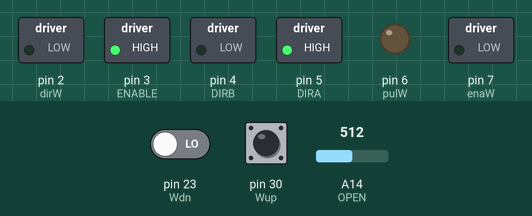
A sketch run on a simulated Arduino Mega 2560, built with avr-gcc and run on an emulated ATmega2560. On the bench: switched loads named in the sketch (green lamp = pin HIGH), output pins drawn as LEDs (lit = HIGH). The inputs (shaded band) are chosen by the test bench; at power-on: A14 (OPEN) = 512, pin 23 (Wdn) LOW, pin 30 (Wup) LOW. What the sketch prints to the serial monitor is not drawn.

Above: at 1.2 s.
1.3 s: A14 (OPEN) set to 493
At 1.8 s:
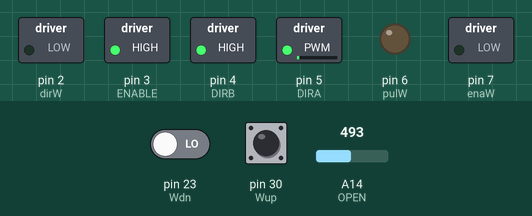
2.8 s: pin 23 (Wdn) driven HIGH
5.8 s: pin 30 (Wup) pulled HIGH for 0.15 s
At 6.23 s:
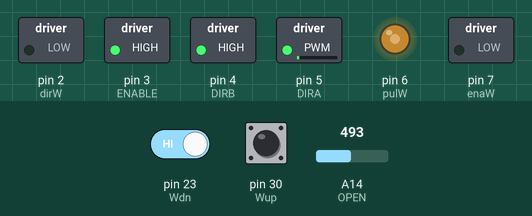
8.8 s: A14 (OPEN) set to 511
At 9.35 s:
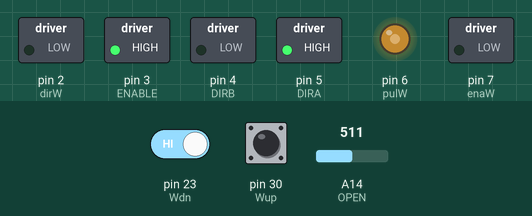
11.8 s: pin 30 (Wup) pulled HIGH for 1 s
At 11.95 s:
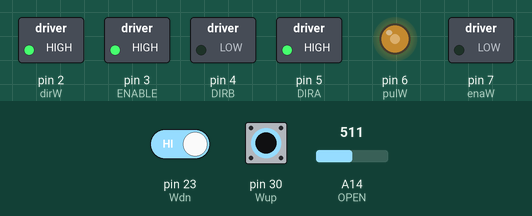
14.8 s: pin 23 (Wdn) driven LOW
Timing chart, 0 to 17.3 s (numbered marks = the images above; inputs shaded):
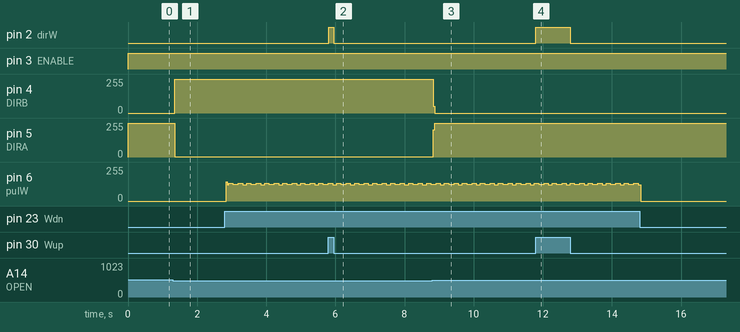

Measured:
- the behaviour switches between 501 and 500 on A14 (OPEN) (found by bisection; images 0 and 1)
- after the input at 1.3 s, pin 4 (DIRB): 0/255 → 255/255 after 0.06 s; pin 5 (DIRA): 255/255 → 1/255 after 0.06 s
- after the input at 5.8 s, pin 2 (dirW): LOW → HIGH at once, → LOW 0.15 s later
- after the input at 8.8 s, pin 4 (DIRB): 255/255 → 0/255 at once; pin 5 (DIRA): 1/255 → 255/255 at once
- after the input at 11.8 s, pin 2 (dirW): LOW → HIGH at once, → LOW 1.0 s later
- by itself, pin 6 (pulW): repeats every 0.52 s: 133/255 0.12 s, 122/255 0.12 s, 133/255 0.12 s, 125/255 0.16 s

The sketch:

ArmCodeAsOfSept.ino
```cpp
//www.elegoo.com
//2016.12.12

/************************
Exercise the motor using
the L293D chip
************************/

#define ENABLE 3
#define DIRA 5
#define DIRB 4
#define OPEN A14
#define HANDCLOSE 24
#define HANDOPEN 29

//Wrist Setting
#define enaW 7 //enaWble or motor
#define dirW 2 //determines the address
#define pulW 6 //execute a step


int interval = 3000; //interval between as
bool pulseW = LOW; //pulseW status
bool pulseE = LOW;
#define Wup 30
#define Wdn 23

const int BENCHMARK = 500;

void setup() {
  //---set pin direction
  Serial.begin(9600);

  pinMode(ENABLE,OUTPUT);
  pinMode(DIRA,OUTPUT);
  pinMode(DIRB,OUTPUT);
  pinMode(OPEN, INPUT);


  pinMode(enaW, OUTPUT);
  pinMode(dirW, OUTPUT);
  pinMode(pulW, OUTPUT);
  pinMode(Wup, INPUT);
  pinMode(Wdn, INPUT);
  //digitalWrite(enaW, LOW); //enaWble em low inverted
  //digitalWrite(dirW, HIGH); // low CW / high CCW
  //digitalWrite(pulW, HIGH); //deciding edge
}

void loop() {
  analogWrite(ENABLE, 255); // Any value between 0 and 255
  int yolo = analogRead(OPEN);

  Serial.println(yolo);

  digitalWrite(DIRA, HIGH);

  digitalWrite(DIRB, LOW);

  if (yolo > BENCHMARK) {
    digitalWrite(DIRA, HIGH);

    digitalWrite(DIRB, LOW);
  } else {
    digitalWrite(DIRB, HIGH);

    digitalWrite(DIRA, LOW);
  }


  digitalWrite(pulW, pulseW); //attribute the new status to the portal
  delayMicroseconds(interval);


  if(digitalRead(Wup) == HIGH){
    //digitalWrite(enaW, LOW);
    digitalWrite(dirW, HIGH);
    //interval = 3000;
    pulseW = !pulseW;
  }
  else if(digitalRead(Wdn) == HIGH){
    //digitalWrite(enaW, LOW);
    digitalWrite(dirW, LOW);
    //interval = 3000;
    pulseW = !pulseW;
  }


}
```
